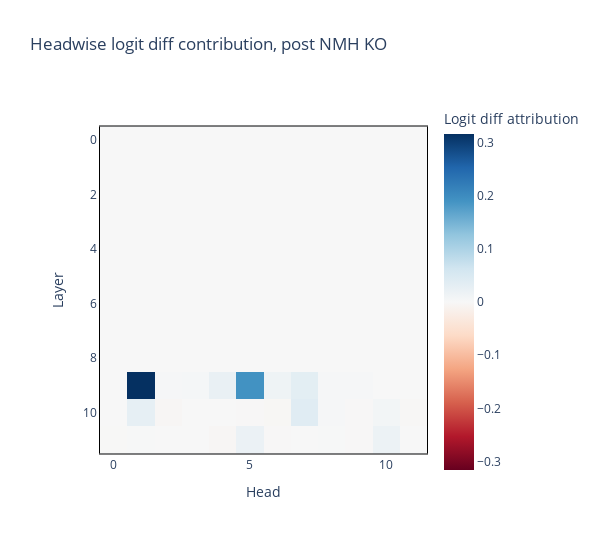

Notebook code for this chart:
### Code cell
#per_head_logit_diff_deltas

imshow_p(
    experiment_metrics[143000]['per_head_logit_diff_delta'], #[143000],
    title="Headwise logit diff contribution, post NMH KO",
    labels={"x": "Head", "y": "Layer", "color": "Logit diff attribution"},
    #coloraxis=dict(colorbar_ticksuffix = "%"),
    border=True,
    width=600,
    margin={"r": 100, "l": 100}
)

### Figure 1 — Plotly figure (JSON) as saved in the notebook; plotly's stock layout.template omitted (floating-point values rounded to 4 significant figures; data arrays with more than 128 entries replaced by an {"elided": "..."} marker saying what was removed)
{"data": [{"coloraxis": "coloraxis", "hovertemplate": "Head: %{x}<br>Layer: %{y}<br>Logit diff attribution: %{z}<extra></extra>", "name": "0", "type": "heatmap", "xaxis": "x", "yaxis": "y", "z": {"elided": "12x12 float values"}}], "layout": {"coloraxis": {"cmid": 0, "colorbar": {"title": {"text": "Logit diff attribution"}}, "colorscale": [[0, "rgb(103,0,31)"], [0.1, "rgb(178,24,43)"], [0.2, "rgb(214,96,77)"], [0.3, "rgb(244,165,130)"], [0.4, "rgb(253,219,199)"], [0.5, "rgb(247,247,247)"], [0.6, "rgb(209,229,240)"], [0.7, "rgb(146,197,222)"], [0.8, "rgb(67,147,195)"], [0.9, "rgb(33,102,172)"], [1, "rgb(5,48,97)"]]}, "margin": {"l": 100, "r": 100}, "title": {"text": "Headwise logit diff contribution, post NMH KO"}, "width": 600, "xaxis": {"anchor": "y", "constrain": "domain", "domain": [0, 1], "linecolor": "black", "linewidth": 1, "mirror": true, "scaleanchor": "y", "showline": true, "title": {"text": "Head"}}, "yaxis": {"anchor": "x", "autorange": "reversed", "constrain": "domain", "domain": [0, 1], "linecolor": "black", "linewidth": 1, "mirror": true, "showline": true, "title": {"text": "Layer"}}}}
